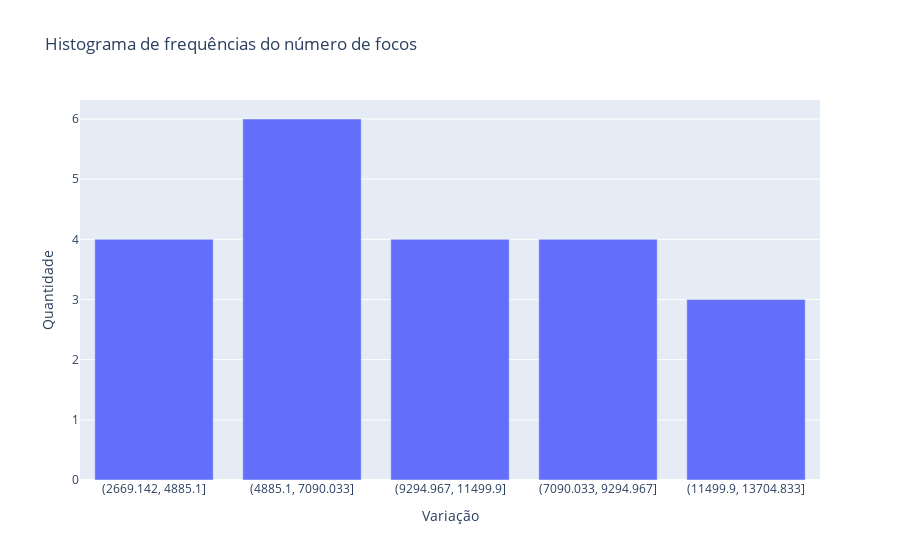

The code cell stored with this chart in its notebook:
### Code cell
#Histograma de frequências do número de focos

histFocos = px.bar(dfCounts,x='Variação',y='Quantidade', title='Histograma de frequências do número de focos')
#histFocos.update_layout(barmode='stack', yaxis={'categoryorder':'category ascending'})
histFocos.show()

### Figure 1 — Plotly figure (JSON) as saved in the notebook; plotly's stock layout.template omitted (floating-point values rounded to 4 significant figures)
{"data": [{"alignmentgroup": "True", "hovertemplate": "Variação=%{x}<br>Quantidade=%{y}<extra></extra>", "legendgroup": "", "marker": {"color": "#636efa", "pattern": {"shape": ""}}, "name": "", "offsetgroup": "", "orientation": "v", "showlegend": false, "textposition": "auto", "type": "bar", "x": ["(2669.142, 4885.1]", "(4885.1, 7090.033]", "(9294.967, 11499.9]", "(7090.033, 9294.967]", "(11499.9, 13704.833]"], "xaxis": "x", "y": [4, 6, 4, 4, 3], "yaxis": "y"}], "layout": {"barmode": "relative", "legend": {"tracegroupgap": 0}, "title": {"text": "Histograma de frequências do número de focos"}, "xaxis": {"anchor": "y", "domain": [0, 1], "title": {"text": "Variação"}}, "yaxis": {"anchor": "x", "domain": [0, 1], "title": {"text": "Quantidade"}}}}
